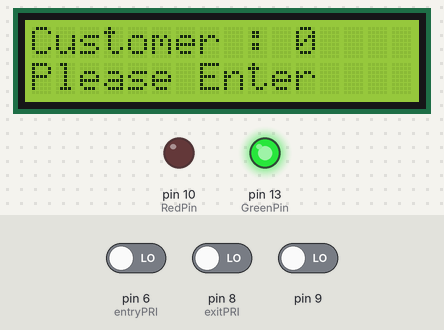
A sketch run on a simulated Arduino Uno, built with avr-gcc and run on an emulated ATmega328P. On the bench: 16×2 character LCD, output pins drawn as LEDs (lit = HIGH). The inputs (shaded band) are chosen by the test bench; at power-on: pin 6 (entryPRI) LOW, pin 9 LOW, pin 8 (exitPRI) LOW. What the sketch prints to the serial monitor is not drawn.

Above: at 2.1 s.
2.2 s: pin 6 (entryPRI) driven HIGH
At 6.5 s:
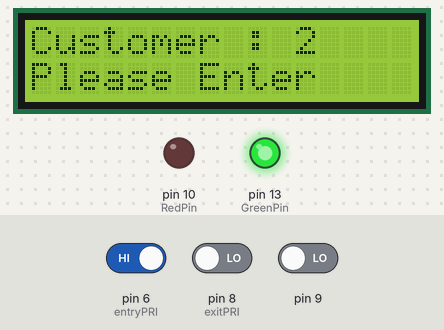
7.6 s: pin 9 driven HIGH
9.1 s: pin 9 driven LOW
At 11.9 s:
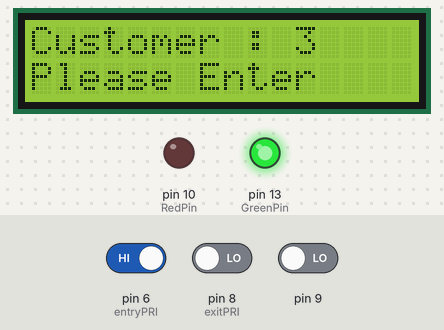
14.8 s: pin 6 (entryPRI) driven LOW
16.3 s: pin 6 (entryPRI) driven HIGH
At 21.1 s:
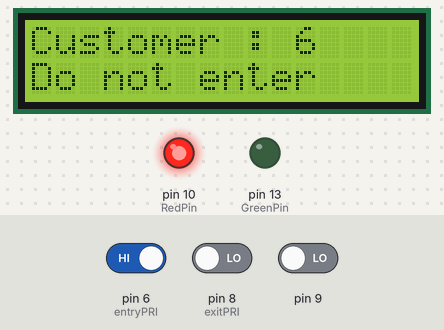
22.6 s: pin 6 (entryPRI) driven LOW and pin 8 (exitPRI) driven HIGH and pin 9 driven HIGH
At 27.3 s:
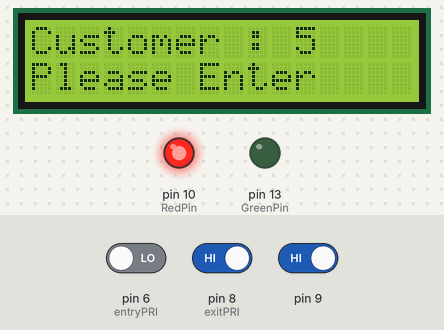
Timing chart, 0 to 28.9 s (numbered marks = the images above; inputs shaded):
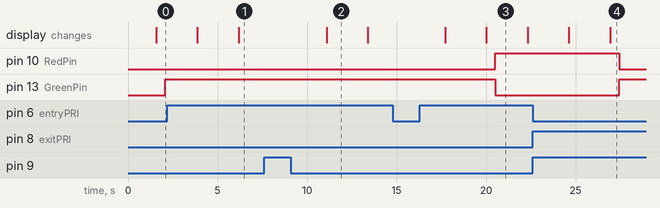

The sketch:

CustomerTracker.ino
```cpp
//Karnasinh Gohil
//Student ID : 200478377
//1st April 2021
/*Description: Shows how many customer are in the store and
			   based on that display total value and a message
			   weather customer should wait outside or go inside.*/
//Purpose : To use different electronic part togather and write codes for them to work properly.

//Declared library.
#include <LiquidCrystal.h>

//Declared variables.
LiquidCrystal lcd( 12,11,5,4,3,2); //These pin numbers are hard coded in on the serial backpack board.
int entryPRI = 6; //Entry PRI sensor to pin 6 on arduino board.
int exitPRI = 8; //Exit PRI sensor to pin 8 on arduino board.
int customer = 0; //Variable to count number of customer inside the stoor.
int RedPin = 10; //Assignment pin 10 for Red anode power source.
int GreenPin = 13; //Assignment pin 13 for Green anode power source.

/*Declaration of setup() function,
  this will run only ones as the Arduino unit powers up*/
void setup()
	{
		Serial.begin(9600); //To print value on serial port.

		pinMode(entryPRI, INPUT); //Setup entry door PRI senson, signals flow from bread board to pin 6 as an input.
		pinMode(exitPRI, INPUT); //Setup exit door PRI sensor, signals flow from bread board to pin 8 as an input.

		pinMode(RedPin, OUTPUT); //Setup RGBRedPin, Power flows from Pin 10 as an output.
		pinMode(GreenPin, OUTPUT); //Setup RGBRedPin, Power flows from Pin 13 as an output.
		lcd.begin (16,2); //Initialize display of the LCD.
	}

/*Declaration of loop() function,
  this will run repeatedly as the Arduino unit powers up,
  but after setup() function called.*/
void loop()
	{

		Serial.print("Entry Sensor ="); //Printing message on the serial port.
		Serial.println(digitalRead(entryPRI)); //Printing vlaue of entryPRI on the serial port.
		delay(1000);
		Serial.print("Exit Sensor ="); //Printing message on the serial port.
		Serial.println(digitalRead(exitPRI)); //Printing vlaue of exitPRI on the serial port.

		//if condition to check weather any motion has detected at the Entry door or not.
		if(digitalRead(6) == HIGH)
		{
			//Increment in customer variable as the motion detects at the entrance.
			customer++;
			//Delay next line of code by 300 milliseconds.
			delay(300);
		}

		//Delay next line of code by 300 milliseconds.
  		delay(500);

		 //if condition to check weather any motion has detected at the Exit door or not.
		if(digitalRead(9) == HIGH)
		{
			//Decrement in customer variable as the motion detects at the entrance.
			customer--;
			delay(300);
		}

		//Turn on Green light and display message on the LCD screen as the customer inside is less than 6.
		if(customer <=5)
		{
          lcd.clear(); //Clearing the LCD screen.
          lcd.setCursor(0,0); //Set cursor to 0th position on 1st row.
          lcd.print("Customer : "); //Printing message
          lcd.print(customer); //Printing number of customer inside the store.
          lcd.setCursor(0,1); //Set cursor to 0th position on 1st row.
          lcd.print("Please Enter");
          delay(500);

          digitalWrite(RedPin, LOW); //Turn off Red light in RGBLED.
          digitalWrite(GreenPin, HIGH); //Turn on Green light in RGBLED.
		}

		//Turn on red light and display message on the LCD screen as the customer inside is more than 5.
		if(customer >5)
		{

          lcd.clear(); //Clearing the LCD screen.
          lcd.setCursor(0,0); //Set cursor to 0th position on 1st row.
          lcd.print("Customer : ");
          lcd.print(customer); //Printing number of customer inside the store.
          lcd.setCursor(0,1); //Set cursor to 0th position on 1st row.
          lcd.print("Do not enter");
          delay(500);

          digitalWrite(RedPin, HIGH); //Turn on Red light in RGBLED.
          digitalWrite(GreenPin, LOW); //Turn off Green light in RGBLED.
		}
	}
```

Measured:
- after the input at 2.2 s, the display: first changes after 1.7 s (image 1 shows a later state)
- after the input at 7.6 s, every drawn part: stays the same
- after the input at 9.1 s, the display: changes after 2.0 s (image 2)
- after the input at 14.8 s, every drawn part: stays the same
- after the input at 16.3 s, pin 10 (RedPin): LOW → HIGH after 4.2 s; pin 13 (GreenPin): HIGH → LOW after 4.2 s; the display: first changes after 1.4 s (image 3 shows a later state)
- after the input at 22.6 s, pin 10 (RedPin): HIGH → LOW after 4.8 s; pin 13 (GreenPin): LOW → HIGH after 4.8 s
- what the display in image 2 shows lasts 2.3 s, from 11.1 s to 13.4 s
